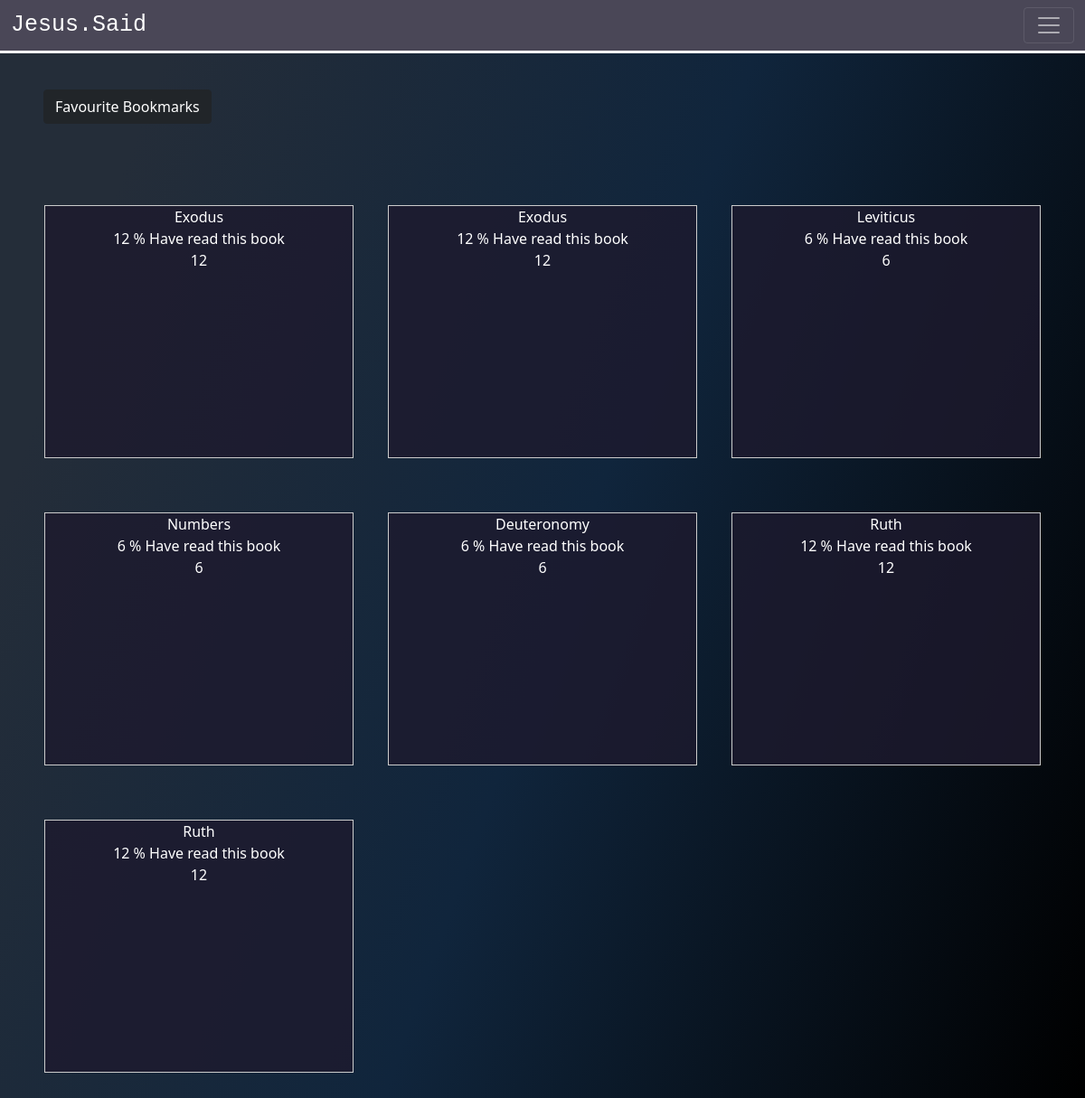
/BibleStudy/Book-Analytics, run on the app's committed database.
### BibleStudy/models.py (models this page shows, shortened)
class Books(models.Model):
    choices = (
        ('NT', 'NT'),
        ('OT', 'OT')
    )
    name = models.CharField(max_length=100, unique=True)
    book_id = models.CharField(max_length=30, unique=True)
    abbreviation = models.CharField(max_length=30, null=True)
    location = models.CharField(max_length=15, choices=choices)
    order = models.PositiveIntegerField(unique=True)
    chapters = models.PositiveIntegerField()

### BibleStudy/views.py (the view)
# urls.py: path('Book-Analytics', BooksAnalytics.as_view(), name='book-analytics' ),
class BooksAnalytics(TemplateView):
    template_name = 'BibleStudy/books_analytics.html'
    def get_context_data(self, **kwargs):
        context = super().get_context_data(**kwargs)
        prog = progress.objects.all()
        by_book = prog.values('book__name', 'book__book_id').order_by('book_id', 'book')
        context['books'] = by_book
        return context

### Users/templatetags/custom_filters.py (called while the page is built)
@register.filter
def get_read_count(book_id):
    print(book_id)
    prog = progress.objects.filter(book__book_id=book_id)
    total = prog.count()
    users = MyUser.objects.all().count()
    read_count = (total / users) * 100
    return round(read_count)

@register.filter
def get_complete_count(book_id):
    print(book_id)
    prog = progress.objects.filter(book__book_id=book_id)
    total = prog.count()
    users = MyUser.objects.all().count()
    read_count = (total / users) * 100
    return round(read_count)

### BibleStudy/templates/BibleStudy/books_analytics.html
{% extends 'Users/base.html' %}
{% load custom_filters %}
{% block content %}
<div class="content-container">
    <div style="margin: 40px 4%;">
        <a class="btn btn-dark" href="{% url 'my-bookmarks' %}">Favourite Bookmarks</a>
    </div>
    <div class="groups-view">
        {% for book in books %}
        <a href="" class="no-style">
            <div class="group-card">
                {{ book.book__name }}
                <div>
                    {{ book.book__book_id|get_read_count }} % Have read this book
                </div>
                <div>
                    {{ book.book__book_id|get_complete_count }}
                </div>
            </div>
        </a>
    {% endfor %}
</div>
{% endblock %}

### Users/static/Users/styles.css (style rules this page uses)
* { padding: 0; margin: 0; font-family: 'Segoe UI', Tahoma, Geneva, Verdana, sans-serif; }
a { text-decoration: none; color: black; }
.no-style { text-decoration:none; color:black; }
.content-container { width: 100%; min-height: 100vh; height: auto; position: absolute; top: 59px; background: linear-gradient(109.6deg, rgb(36, 45, 57) 11.2%, rgb(16, 37, 60) 51.2%, rgb(0, 0, 0) 98.6%); }
.groups-view { display: grid; grid-template-columns: repeat(4,.6fr); margin: 60px auto; width: 95%; text-align: center; }
.group-card { width: 90%; height: 280px; margin: 30px auto; border: 1px solid #ccc; background-color:rgba(29, 25, 46, .8) !important; color: white; }
@media (max-width: 1250px) { .groups-view { grid-template-columns: repeat(3, .6fr); } }

### data on the page
Books: book__name "Exodus", book__book_id|get_read_count "12", book__book_id|get_complete_count "12"
Books: book__name "Leviticus", book__book_id|get_read_count "6", book__book_id|get_complete_count "6"
Books: book__name "Numbers", book__book_id|get_read_count "6", book__book_id|get_complete_count "6"
Books: book__name "Deuteronomy", book__book_id|get_read_count "6", book__book_id|get_complete_count "6"
Books: book__name "Ruth", book__book_id|get_read_count "12", book__book_id|get_complete_count "12"
